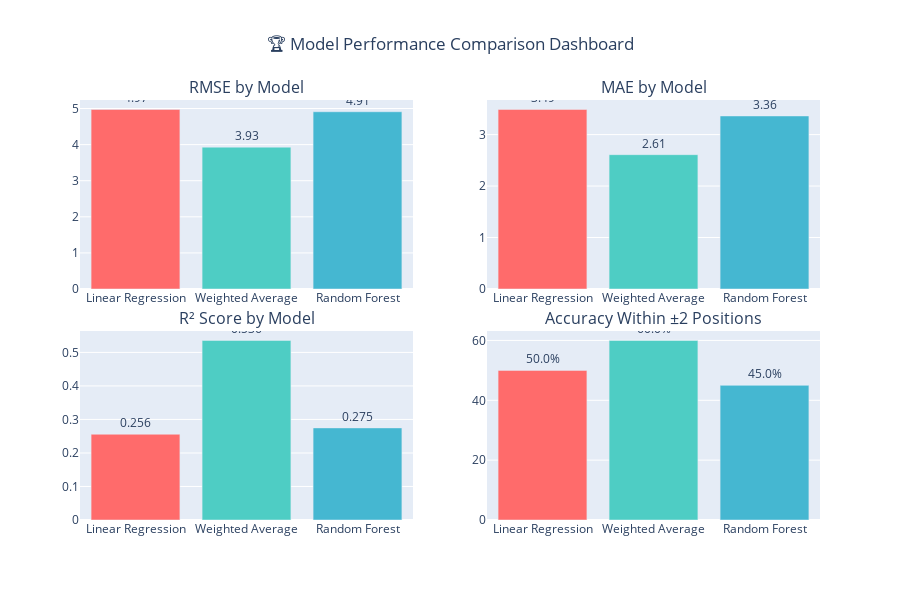

This figure's notebook cell:
### Markdown cell above
## 🎯 Interactive Model Performance Comparison

### Code cell
# Interactive model performance comparison
def create_performance_dashboard():
    fig = make_subplots(
        rows=2, cols=2,
        subplot_titles=('RMSE by Model', 'MAE by Model', 'R² Score by Model', 'Accuracy Within ±2 Positions'),
        vertical_spacing=0.1
    )
    
    models = eval_metrics['model']
    colors = ['#FF6B6B', '#4ECDC4', '#45B7D1']
    
    # RMSE
    fig.add_trace(
        go.Bar(x=models, y=eval_metrics['rmse'], name='RMSE', 
               marker_color=colors, text=eval_metrics['rmse'].round(2),
               textposition='outside'),
        row=1, col=1
    )
    
    # MAE
    fig.add_trace(
        go.Bar(x=models, y=eval_metrics['mae'], name='MAE',
               marker_color=colors, text=eval_metrics['mae'].round(2),
               textposition='outside'),
        row=1, col=2
    )
    
    # R²
    fig.add_trace(
        go.Bar(x=models, y=eval_metrics['r2'], name='R²',
               marker_color=colors, text=eval_metrics['r2'].round(3),
               textposition='outside'),
        row=2, col=1
    )
    
    # Accuracy within ±2
    fig.add_trace(
        go.Bar(x=models, y=eval_metrics['within_2_accuracy'], name='±2 Accuracy',
               marker_color=colors, text=[f"{x:.1f}%" for x in eval_metrics['within_2_accuracy']],
               textposition='outside'),
        row=2, col=2
    )
    
    fig.update_layout(
        height=600,
        title_text="🏆 Model Performance Comparison Dashboard",
        title_x=0.5,
        showlegend=False
    )
    
    fig.show()

create_performance_dashboard()

### Figure 1 — Plotly figure (JSON) as saved in the notebook; plotly's stock layout.template omitted (floating-point values rounded to 4 significant figures)
{"data": [{"marker": {"color": ["#FF6B6B", "#4ECDC4", "#45B7D1"]}, "name": "RMSE", "text": [4.97, 3.93, 4.91], "textposition": "outside", "type": "bar", "x": ["Linear Regression", "Weighted Average", "Random Forest"], "xaxis": "x", "y": [4.974, 3.929, 4.91], "yaxis": "y"}, {"marker": {"color": ["#FF6B6B", "#4ECDC4", "#45B7D1"]}, "name": "MAE", "text": [3.49, 2.61, 3.36], "textposition": "outside", "type": "bar", "x": ["Linear Regression", "Weighted Average", "Random Forest"], "xaxis": "x2", "y": [3.488, 2.61, 3.362], "yaxis": "y2"}, {"marker": {"color": ["#FF6B6B", "#4ECDC4", "#45B7D1"]}, "name": "R²", "text": [0.256, 0.536, 0.275], "textposition": "outside", "type": "bar", "x": ["Linear Regression", "Weighted Average", "Random Forest"], "xaxis": "x3", "y": [0.2559, 0.5357, 0.2749], "yaxis": "y3"}, {"marker": {"color": ["#FF6B6B", "#4ECDC4", "#45B7D1"]}, "name": "±2 Accuracy", "text": ["50.0%", "60.0%", "45.0%"], "textposition": "outside", "type": "bar", "x": ["Linear Regression", "Weighted Average", "Random Forest"], "xaxis": "x4", "y": [50.0, 60.0, 45.0], "yaxis": "y4"}], "layout": {"annotations": [{"font": {"size": 16}, "showarrow": false, "text": "RMSE by Model", "x": 0.225, "xanchor": "center", "xref": "paper", "y": 1, "yanchor": "bottom", "yref": "paper"}, {"font": {"size": 16}, "showarrow": false, "text": "MAE by Model", "x": 0.775, "xanchor": "center", "xref": "paper", "y": 1, "yanchor": "bottom", "yref": "paper"}, {"font": {"size": 16}, "showarrow": false, "text": "R² Score by Model", "x": 0.225, "xanchor": "center", "xref": "paper", "y": 0.45, "yanchor": "bottom", "yref": "paper"}, {"font": {"size": 16}, "showarrow": false, "text": "Accuracy Within ±2 Positions", "x": 0.775, "xanchor": "center", "xref": "paper", "y": 0.45, "yanchor": "bottom", "yref": "paper"}], "height": 600, "showlegend": false, "title": {"text": "🏆 Model Performance Comparison Dashboard", "x": 0.5}, "xaxis": {"anchor": "y", "domain": [0, 0.45]}, "xaxis2": {"anchor": "y2", "domain": [0.55, 1]}, "xaxis3": {"anchor": "y3", "domain": [0, 0.45]}, "xaxis4": {"anchor": "y4", "domain": [0.55, 1]}, "yaxis": {"anchor": "x", "domain": [0.55, 1]}, "yaxis2": {"anchor": "x2", "domain": [0.55, 1]}, "yaxis3": {"anchor": "x3", "domain": [0, 0.45]}, "yaxis4": {"anchor": "x4", "domain": [0, 0.45]}}}
